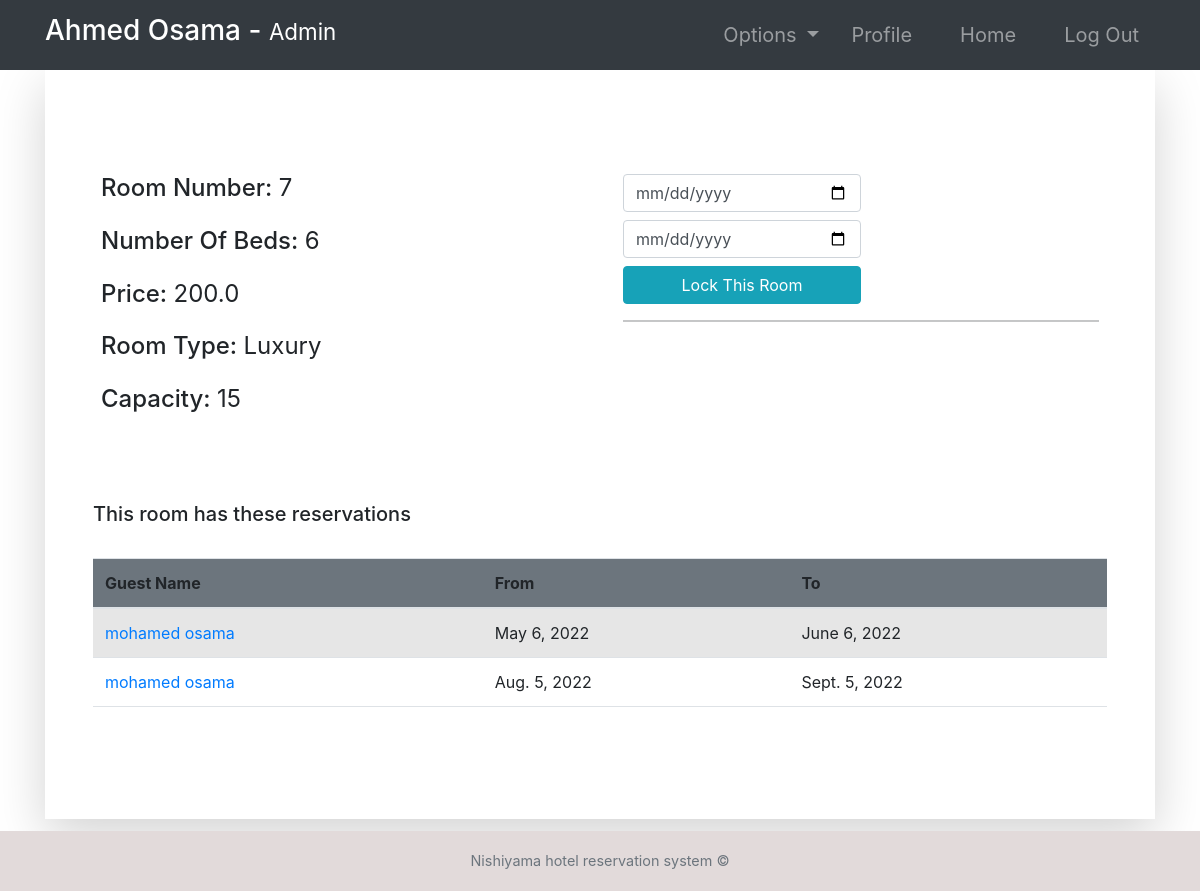
/room-profile/7/ (signed in), run on the app's committed database.
### room/models.py (models this page shows, shortened)
class Room(models.Model):
    ROOM_TYPES = (
        ('King', 'King'),
        ('Luxury', 'Luxury'),
        ('Normal', 'Normal'),
        ('Economic', 'Economic'),
    )
    payment_method = models.CharField(max_length=20)
    number = models.IntegerField(primary_key=True)
    capacity = models.SmallIntegerField()
    numberOfBeds = models.SmallIntegerField()
    roomType = models.CharField(max_length=20, choices=ROOM_TYPES)
    price = models.FloatField()
    statusStartDate = models.DateField(auto_now_add=True,null=True)
    statusEndDate = models.DateField(null=True)
    hotel = models.CharField(max_length=20)

class Booking(models.Model):
    roomNumber = models.ForeignKey(Room, on_delete=models.CASCADE)
    guest = models.ForeignKey(Guest, null=True, on_delete=models.CASCADE)
    dateOfReservation = models.DateField(default=timezone.now)
    startDate = models.DateField()
    endDate = models.DateField()

### accounts/models.py (models this page shows, shortened)
class Guest(models.Model):
    user = models.OneToOneField(User, null=True, on_delete=models.CASCADE)
    phoneNumber = PhoneNumberField(unique=True)

### room/views.py (the view, shortened to what this page needs)
# urls.py: path('room-profile/<str:id>/', room_profile, name="room-profile"),
@login_required(login_url='login')
def room_profile(request, id):
    role = str(request.user.groups.all()[0])
    path = role + "/"
    tempRoom = Room.objects.get(number=id)
    bookings = Booking.objects.filter(roomNumber=tempRoom)
    guests = Guest.objects.all()
    bookings2 = Booking.objects.all()
    context = {
        "role": role,
        "bookings": bookings,
        "room": tempRoom,
        "guests": guests,
        "bookings2": bookings2,
    }
    return render(request, path + "room-profile.html", context)

### Templates/admin/room-profile.html
{% extends '../index.html' %}
{% block context %}
{% include '../common_pages/room-profile.html' %}
{% endblock %}

### Templates/incs/nav.html (shortened to what this page needs)
<link rel="stylesheet" href="https://cdn.jsdelivr.net/npm/bootstrap@4.6.0/dist/css/bootstrap.min.css"
>
<nav class="navbar navbar-dark bg-dark navbar-expand-lg py-1 " role="navigation" >
    <div class="container" >
        <a href="" class="navbar-brand">
            <h3 class="text-capitalize">
                {{ request.user.first_name }} {{ request.user.last_name }} -
                <small>
                    {{ role }}
                </small>
            </h3>
        </a>
        <div class="collapse navbar-collapse" id="navbarTags">
            <ul class="navbar-nav ml-auto">
                <li class="nav-item dropdown p-2">
                    <a class="nav-link dropdown-toggle" href="#" id="navbarDropdown" role="button"
                        data-toggle="dropdown" aria-haspopup="true" aria-expanded="false">
                        Options
                    </a>
                </li>
                <li class="nav-item mr-3 p-2">
                    {% if role == 'staff' or role == 'receptionist' or role == 'admin' or role == 'manager' %}
                    <a href="{% url 'employee-profile' user.id %}" class="nav-link">Profile</a>
                    {% endif %}
                </li>
                <li class="nav-item mr-3 p-2">
                    <a href="{% url 'Home'  %}" class="nav-link">Home</a>
                </li>
                <li class="nav-item p-2 ">
                    <a href="{% url 'logout' %}" class="nav-link">Log Out</a>
                </li>
            </ul>
        </div>
    </div>
</nav>

### Templates/common_pages/room-profile.html (shortened to what this page needs)
<div class="container">
    <div class="shadow-lg p-5">
        <div class="row mt-5">
            <div class="col-6">
                <div class="p-2 h4">
                    <span>Room Number:</span>
                    <span class="font-weight-normal">{{room.number}}</span>
                </div>
                <div class="p-2 h4">
                    <span>Number Of Beds:</span>
                    <span class="font-weight-normal">{{room.numberOfBeds}}</span>
                </div>
                <div class="p-2 h4">
                    <span>Price:</span>
                    <span class="font-weight-normal">{{room.price}}</span>
                </div>
                <div class="p-2 h4">
                    <span>Room Type:</span>
                    <span class="font-weight-normal">{{ room.roomType }}</span>
                </div>
                <div class="p-2 h4">
                    <span>Capacity: </span>
                    <span class="font-weight-normal">{{room.capacity}}</span>
                </div>
            </div>
            <div class="col-6">
                {% if role == "manager" or role == "admin" %}
                <div class="p-2 h4 ">
                    <form action="" method="POST">
                        <input type="date" placeholder="Enter Start Date" name="bsd" required
                            class="form-control w-50 mb-2">
                        <input type="date" placeholder="Enter End Date" name="bed" required
                            class="form-control w-50 mb-2">
                        <button name="lockRoom" type="submit" class="btn btn-info w-50">Lock This Room</button>
                        <br>
                    </form>
                    <form action="" method="POST">
                        <hr>
                    </form>
                </div>
                {% endif %}
                <br>
            </div>
        </div>
        <br>
        <div class="table-responsive table-striped my-5">
            <div class="table-header row">
                <div class="col-sm-12 col-md-12 col-lg-4 mb-4">
                    <h5>This room has these reservations</h5>
                </div>
            </div>
            <table class="table table-hover table-striped">
                <thead class="bg-secondary rounded">
                    <tr>
                        {% if role != 'guest' %} <th>Guest Name</th> {% endif %}
                        <th>From </th>
                        <th>To</th>
                    </tr>
                </thead>
                <tbody>
                    {% for bo in bookings %}
                    <tr>
                        {% if role != 'guest' %} <td><a href="{% url 'guest-profile' bo.guest.user.id %}">
                                {{bo.guest.user.first_name}}
                                {{bo.guest.user.last_name}}</a></td>
                        {%endif %}
                        <td>{{bo.startDate}}</td>
                        <td>{{bo.endDate}}</td>
                    </tr>
                    {% endfor %}
                </tbody>
            </table>
        </div>
    </div>
</div>

### static/css/main.css (style rules this page uses)
* { margin: 0; padding: 0; -webkit-font-smoothing: antialiased; }
body { position: relative; }
nav .nav-item { font-size: 20px; }

### data on the page
Room: number "7", numberOfBeds "6", price "200.0", roomType "Luxury", capacity "15"
Booking: guest.user.first_name "mohamed", guest.user.last_name "osama", startDate "May 6, 2022", endDate "June 6, 2022"
Booking: guest.user.first_name "mohamed", guest.user.last_name "osama", startDate "Aug. 5, 2022", endDate "Sept. 5, 2022"

### other printed values
{{ request.user.first_name }} "Ahmed"
{{ request.user.last_name }} "Osama"
{{ role }} "Admin"
